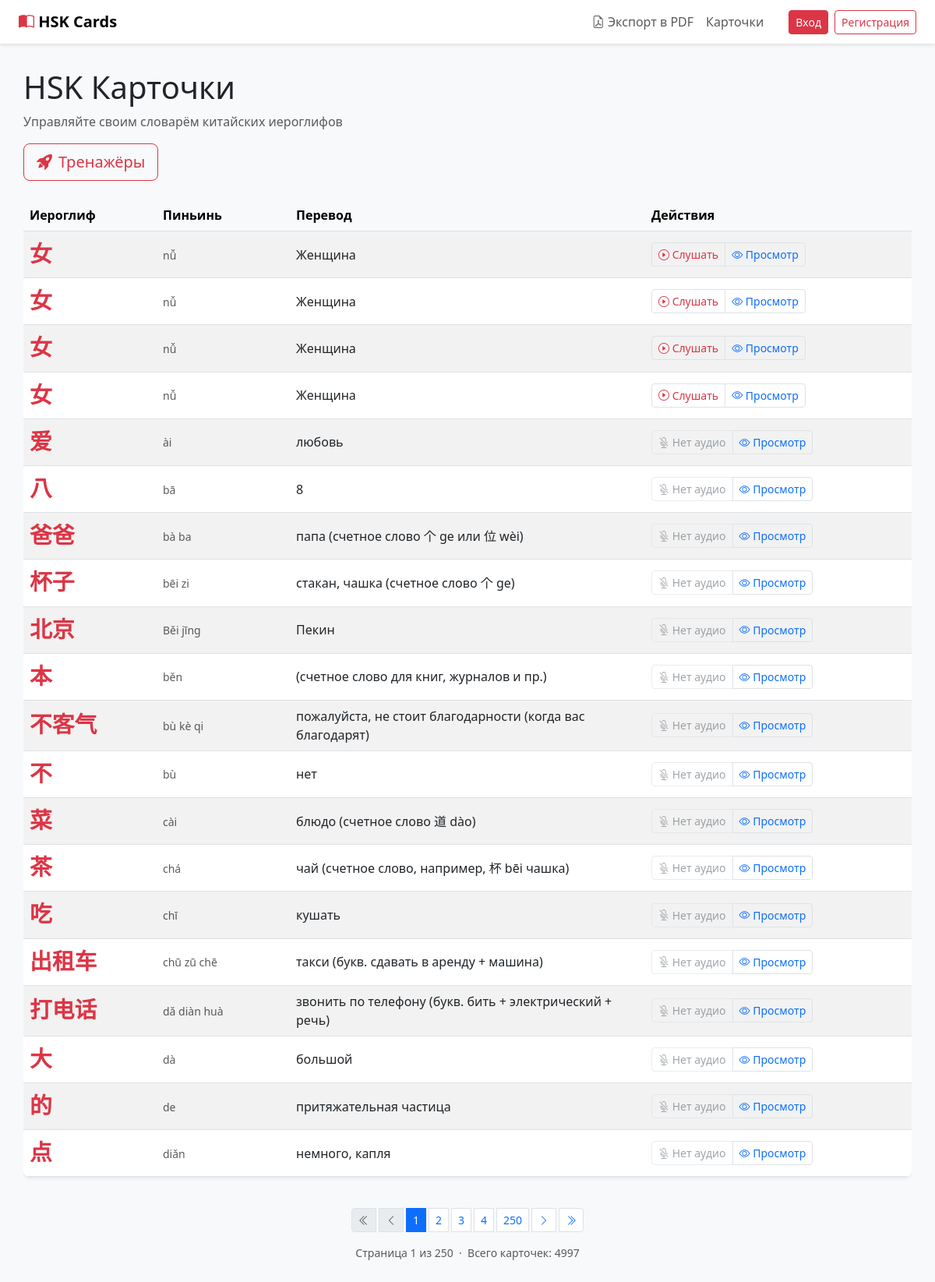
Before: / with the older database file.
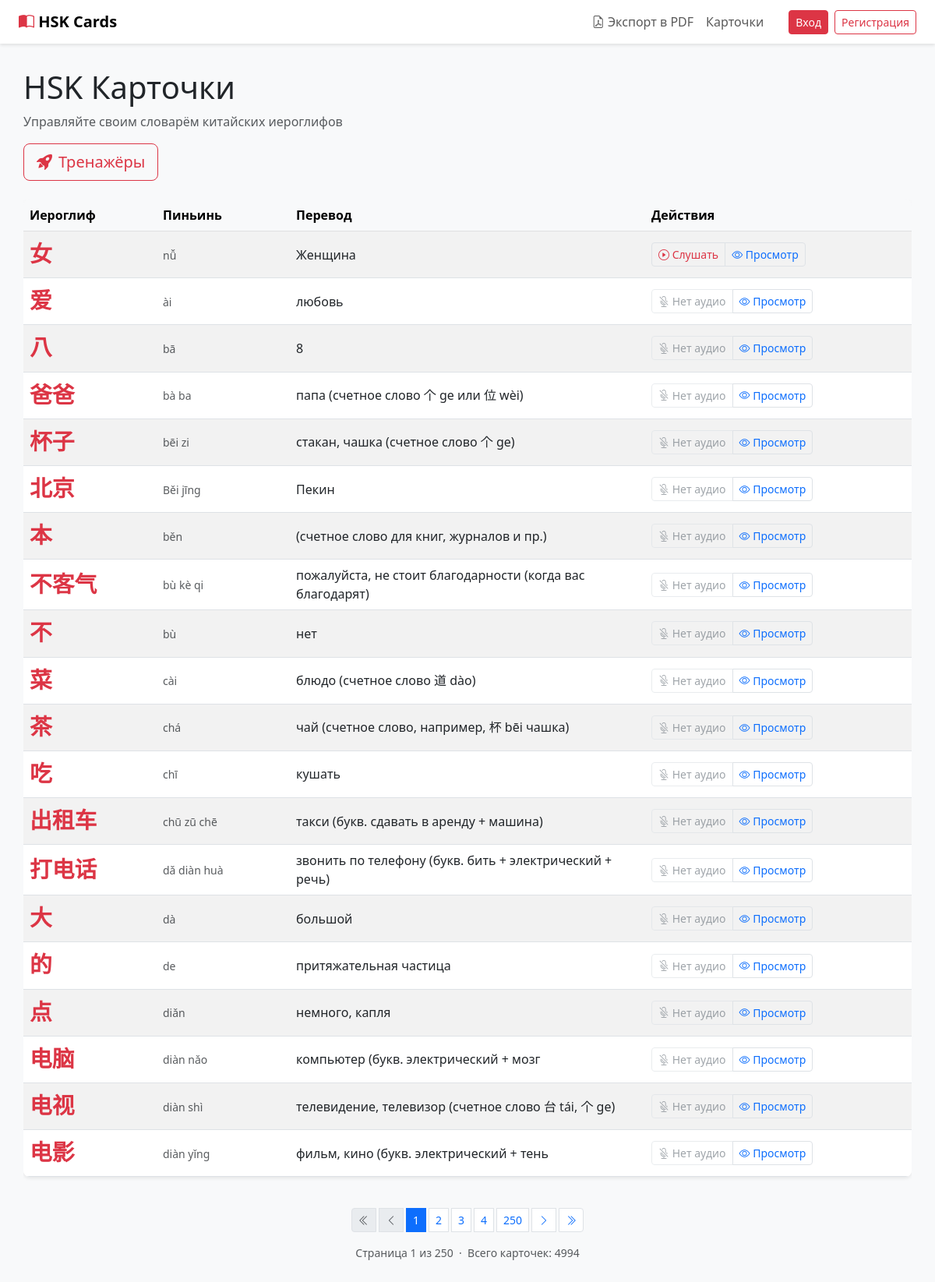
After: the same page with the newer database file.
### trainer/models.py (models this page shows, shortened)
class Card(models.Model):
    hieroglyph = models.CharField(max_length=255)
    translate = models.CharField(max_length=255)
    transcription = models.CharField(max_length=255)
    audio = models.FileField(upload_to='audio/', blank=True, null=True)

### trainer/views.py (the view, shortened to what this page needs)
# urls.py: path('', card_list, name='card_list'),
def card_list(request):
    cards = Card.objects.all()
    paginator = Paginator(cards, 20)
    page_number = request.GET.get('page', 1)
    try:
        page_obj = paginator.page(page_number)
    except PageNotAnInteger:
        page_obj = paginator.page(1)
    except EmptyPage:
        page_obj = paginator.page(1)
    context = {'page_obj': page_obj}
    return render(request, 'trainer/card_list.html', context)

### trainer/templates/trainer/card_list.html (shortened to what the changed rows need)
{% extends '../base.html' %}
{% block content %}
<div class="container card-container">
    <div class="row mb-4">
        <div class="col-12">
            <h1 class="mb-2">HSK Карточки</h1>
        </div>
    </div>
    <div class="table-responsive">
        <table class="table table-hover table-striped align-middle">
            <thead class="table-light">
                <tr>
                    <th style="width: 15%;">Иероглиф</th>
                    <th style="width: 15%;">Пиньинь</th>
                    <th style="width: 40%;">Перевод</th>
                    <th style="width: 30%;">Действия</th>
                </tr>
            </thead>
            <tbody>
                {% for card in page_obj %}
                    <tr>
                        <td>
                            <div style="font-size: 1.8rem; font-weight: bold; color: #dc3545; font-family: 'SimHei', 'Microsoft YaHei', sans-serif;">
                                {{ card.hieroglyph }}
                            </div>
                        </td>
                        <td>
                            <small class="text-muted">{{ card.transcription }}</small>
                        </td>
                        <td>
                            <span>{{ card.translate }}</span>
                        </td>
                        <td>
                            <div class="btn-group" role="group">
                                {% if card.audio %}
                                    <button class="btn btn-sm btn-outline-danger"
                                            onclick="playAudio('{{ card.audio.url }}')"
                                            title="Слушать произношение">
                                        <i class="bi bi-play-circle"></i> Слушать
                                    </button>
                                {% else %}
                                    <button class="btn btn-sm btn-outline-secondary" disabled title="Аудио недоступно">
                                        <i class="bi bi-mic-mute"></i> Нет аудио
                                    </button>
                                {% endif %}
                                <button class="btn btn-sm btn-outline-primary"
                                        data-bs-toggle="modal"
                                        data-bs-target="#cardModal{{ card.id }}"
                                        title="Просмотреть детали">
                                    <i class="bi bi-eye"></i> Просмотр
                                </button>
                            </div>
                        </td>
                    </tr>
                {% endfor %}
            </tbody>
        </table>
    </div>
{% if page_obj.paginator.num_pages > 1 %}
<nav aria-label="Навигация по страницам" class="mt-4">
    <ul class="pagination pagination-sm justify-content-center flex-wrap gap-1">
        <li class="page-item {% if not page_obj.has_previous %}disabled{% endif %}">
            <a class="page-link" href="{% if page_obj.has_previous %}?page=1{% else %}#{% endif %}" title="Первая страница">
                <i class="bi bi-chevron-double-left"></i>
            </a>
        </li>
        <li class="page-item {% if not page_obj.has_previous %}disabled{% endif %}">
            <a class="page-link" href="{% if page_obj.has_previous %}?page={{ page_obj.previous_page_number }}{% else %}#{% endif %}">
                <i class="bi bi-chevron-left"></i>
            </a>
        </li>
        {% for num in page_obj.paginator.page_range %}
            {% if page_obj.number == num %}
                <li class="page-item active">
                    <span class="page-link">{{ num }}</span>
                </li>
            {% elif num >= page_obj.number|add:"-3" and num <= page_obj.number|add:"3" %}
                <li class="page-item">
                    <a class="page-link" href="?page={{ num }}">{{ num }}</a>
                </li>
            {% elif num == 1 or num == page_obj.paginator.num_pages %}
                <li class="page-item">
                    <a class="page-link" href="?page={{ num }}">{{ num }}</a>
                </li>
            {% endif %}
        {% endfor %}
        <li class="page-item {% if not page_obj.has_next %}disabled{% endif %}">
            <a class="page-link" href="{% if page_obj.has_next %}?page={{ page_obj.next_page_number }}{% else %}#{% endif %}">
                <i class="bi bi-chevron-right"></i>
            </a>
        </li>
        <li class="page-item {% if not page_obj.has_next %}disabled{% endif %}">
            <a class="page-link" href="{% if page_obj.has_next %}?page={{ page_obj.paginator.num_pages }}{% else %}#{% endif %}" title="Последняя страница">
                <i class="bi bi-chevron-double-right"></i>
            </a>
        </li>
    </ul>
    <p class="text-center text-muted small mt-2">
        Страница {{ page_obj.number }} из {{ page_obj.paginator.num_pages }}
        &nbsp;·&nbsp;
        Всего карточек: {{ page_obj.paginator.count }}
    </p>
</nav>
{% endif %}
</div>
{% endblock %}

Changed rows visible on the page:
removed Card: hieroglyph "女", transcription "nǚ", translate "Женщина"
removed Card: hieroglyph "女", transcription "nǚ", translate "Женщина"
removed Card: hieroglyph "女", transcription "nǚ", translate "Женщина"
now on this page (row unchanged): Card: hieroglyph "电脑", transcription "diàn nǎo", translate "компьютер (букв. электрический + мозг", audio "Нет аудио"
now on this page (row unchanged): Card: hieroglyph "电视", transcription "diàn shì", translate "телевидение, телевизор (счетное слово 台 tái, 个 ge)", audio "Нет аудио"
now on this page (row unchanged): Card: hieroglyph "电影", transcription "diàn yǐng", translate "фильм, кино (букв. электрический + тень", audio "Нет аудио"
Other visible differences:
{{ page_obj.paginator.count }}: "4997" → "4994"
